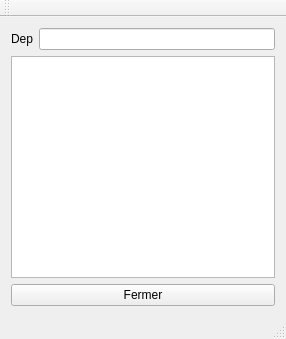
<?xml version="1.0" encoding="UTF-8"?>
<ui version="4.0">
 <class>MainWindow</class>
 <widget class="QMainWindow" name="MainWindow">
  <property name="geometry">
   <rect>
    <x>0</x>
    <y>0</y>
    <width>286</width>
    <height>339</height>
   </rect>
  </property>
  <property name="windowTitle">
   <string>MainWindow</string>
  </property>
  <widget class="QWidget" name="centralWidget">
   <layout class="QGridLayout" name="gridLayout_2">
    <item row="0" column="0">
     <layout class="QGridLayout" name="gridLayout">
      <item row="0" column="0">
       <layout class="QHBoxLayout" name="horizontalLayout">
        <item>
         <widget class="QLabel" name="label">
          <property name="text">
           <string>Dep</string>
          </property>
          <property name="buddy">
           <cstring>lineEditDep</cstring>
          </property>
         </widget>
        </item>
        <item>
         <widget class="QLineEdit" name="lineEditDep"/>
        </item>
       </layout>
      </item>
      <item row="1" column="0">
       <widget class="QTableView" name="tableView"/>
      </item>
      <item row="2" column="0">
       <widget class="QPushButton" name="pushButton_2">
        <property name="text">
         <string>Fermer</string>
        </property>
       </widget>
      </item>
     </layout>
    </item>
   </layout>
  </widget>
  <widget class="QMenuBar" name="menuBar">
   <property name="geometry">
    <rect>
     <x>0</x>
     <y>0</y>
     <width>286</width>
     <height>22</height>
    </rect>
   </property>
  </widget>
  <widget class="QToolBar" name="mainToolBar">
   <attribute name="toolBarArea">
    <enum>TopToolBarArea</enum>
   </attribute>
   <attribute name="toolBarBreak">
    <bool>false</bool>
   </attribute>
  </widget>
  <widget class="QStatusBar" name="statusBar"/>
 </widget>
 <layoutdefault spacing="6" margin="11"/>
 <resources/>
 <connections/>
</ui>
